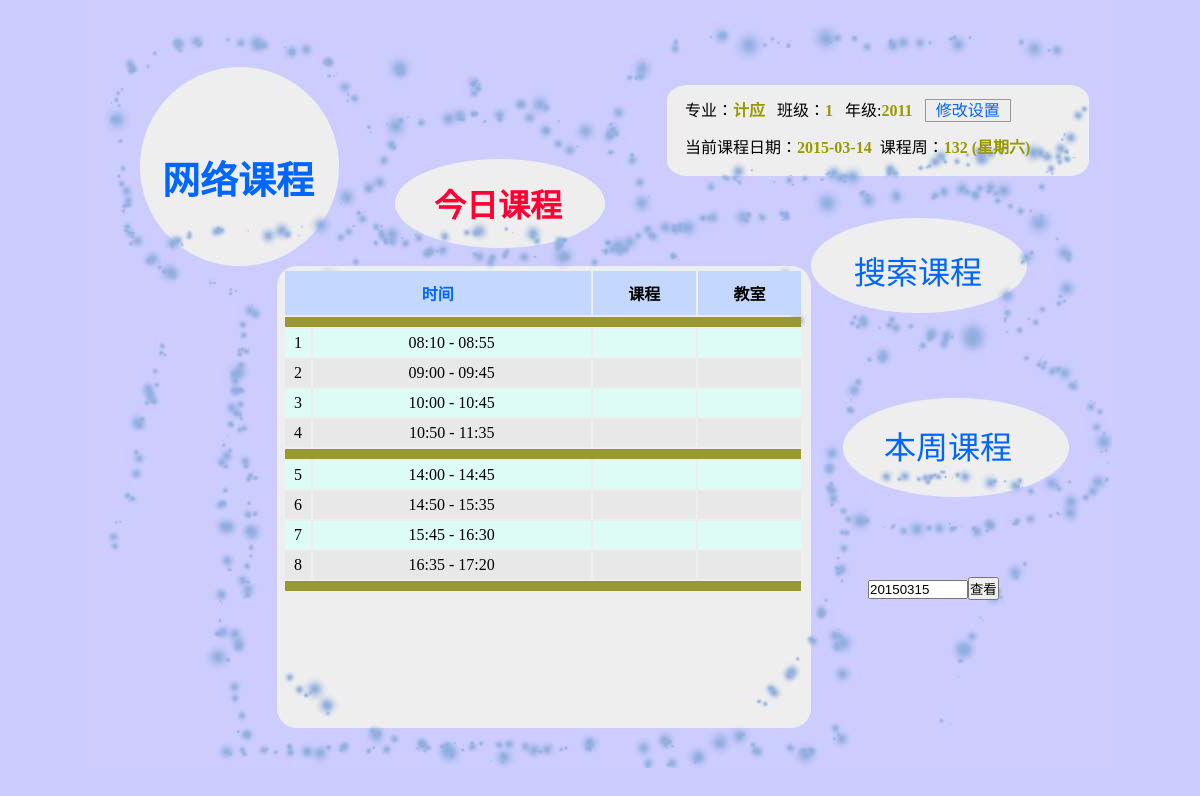
Screenshot of /today.php with the database file from the repository.
### tables this page shows
CREATE TABLE IF NOT EXISTS `c_group` (
  `id` int(11) NOT NULL AUTO_INCREMENT,
  `major` varchar(256) NOT NULL,
  `class` int(2) NOT NULL,
  `grade` int(4) NOT NULL,
  PRIMARY KEY (`id`)
);

CREATE TABLE IF NOT EXISTS `c_time` (
  `id` int(11) NOT NULL,
  `begin` time NOT NULL,
  `end` time NOT NULL,
  `other` varchar(20) NOT NULL,
  PRIMARY KEY (`id`)
);

### class/system.php (called while the page is built, shortened)
<?php
class System{
	public $config;
	public $info;
	private $db;
	function __construct(){
		global $config,$db;
		$this->config = &$config;
		$this->db = &$db;
		$this->get_group();
		$this->get_setting();
		$this->get_time();
	}
	public function get_time(){
		$time = $this->db->select("time");
	}
	private function get_group(){
		$group['id'] = $this->get_cookie('group');
		if(!$group['id'] || !is_numeric($group['id']) || $group['id']<1)$group['id'] = 1;
		$s = $this->db->select("group","*","`id`=".$group['id']);
		$group = $s[0];
		$this->group = $group;
	}
	private function count_week(){
		$now_time = (isset($_GET['date']) && is_numeric($_GET['date']) && checkdate(substr($_GET['date'],4,2),substr($_GET['date'],6,2),substr($_GET['date'],0,4)))?$_GET['date']:date('Ymd');
		$now = mktime(0,0,0,substr($now_time,4,2),substr($now_time,6,2),substr($now_time,0,4));
		$date = $this->info['first_week'];
		$begin = mktime(0,0,0,(int)substr($date,5,2),(int)substr($date,8,2),(int)substr($date,0,4));
		$x = ($now-$begin)/(24*60*60*7);
	}
	private function get_setting(){
		$s = $this->db->select("setting");
		$this->info = array();
		foreach($s as $v){
			$this->info[$v['name']] = $v['value'];
		}
	}
	public function get_cookie($name){
		if(!isset($_COOKIE[$this->config['cookie_prefix'].$name]))return false;
		else return $_COOKIE[$this->config['cookie_prefix'].$name];
	}
}
?>

### class/mysql.php (called while the page is built, shortened)
<?php
class Mysql
{
	private $config;
	private function set_config()
	{
		global $config;
		$this->config = array();
		$this->config = $config['db'];
	}
	public function query($sql)
	{
		return mysql_query($sql);
	}
	public function select($table,$list='*',$where = '1'){
		$sql = "SELECT ".$list." FROM `".$this->config['dbprefix'].$table."` WHERE ".$where;
		return $this->sql_to_arr($sql);
	}
	private	function sql_to_arr($sql){
		$return=array();
		$result = $this->query($sql);
		$i=0;
		while($row = mysql_fetch_array($result)){
			foreach($row as $name => $value)unset($row[$j++]);
			$return[$i]=$row;
			$i++;
		}
		return $return;
	}
}
?>

### config.php (called while the page is built, shortened)
<?php
$config['site_name'] = "课程表";
$config['char_set'] = 'utf8';
$config['cookie_prefix'] = "cu_";
$config['debug'] = true;
$config['db']['hostname'] = 'localhost';
$config['db']['username'] = 'root';
$config['db']['password'] = '123456';
$config['db']['database'] = 'curriculum';
$config['db']['dbprefix'] = 'c_';
$config['db']['db_debug'] = true;
$config['db']['char_set'] = $config['char_set'];
?>

### init.php (called while the page is built, shortened)
<?php
include_once 'config.php';
include_once CLASS_PATH.'mysql.php';
include_once CLASS_PATH.'system.php';
include_once 'template.php';
$system = new System();
?>

### template.php (called while the page is built, shortened)
<?php
function get_header($title='',$css = ''){
	include TEMPLATE_PATH.'header.php';
}
function get_footer(){
	include TEMPLATE_PATH.'footer.php';
}
function number_to_week($number,$invert=false,$begin='',$end=''){
	$a = array( 1 => '一',
				2 => '二',
				3 => '三',
				4 => '四',
				5 => '五',
				6 => '六',
				7 => '日'
				);
	if(!$invert)$a=array_flip($a);
	foreach($a as $i => $v){
		$number=str_replace($v,$i,$number);
	}
	return $begin.$number.$end;
}
?>

### today.php (the view, shortened to what this page needs)
<?php
include_once('init.php');
$c = new curriculum();
$c->today();
?>
<div id="title">
<h1><a href="./">网络课程</a></h1>
</div>
<div id="info">
		<p>
			专业：<span><?php echo $system->group['major']?></span>&nbsp;&nbsp;
			班级：<span><?php echo $system->group['class']?></span>&nbsp;&nbsp;
			年级:<span><?php echo $system->group['grade']?></span>&nbsp;&nbsp;
			<a href="setting.php">修改设置</a>
		</p>
		<p>
			当前课程日期：<span><?php echo substr($system->info['now_date'],0,4),"-",substr($system->info['now_date'],4,2),"-",substr($system->info['now_date'],6,2),"&nbsp";?></span>
			课程周：<span><?php echo $system->info['now_week']?>&nbsp(<?php echo number_to_week($system->info['week2'],false,"星期");?>)</span>
		</p>
</div>
<div id="today">
<a href="today.php">今日课程</a>
</div>
<div id="search">
<a href="search.php">搜索课程</a>
</div>
<div id="week">
<a href="week.php">本周课程</a>
</div>
<div id="table">
<table width="520" border="0" align="center" cellpadding="0">
<tbody align="center">
<tr class="tr_0"><th colspan="2"><a href="time.php">时间</a></th><th>课程</th><th>教室</th></tr>
<tr><td colspan="5"></td>
<?php for($i=1;$i<=$system->info['one_day_number'];$i++){?>
<tr class="tr_<?php echo $i%2+1;?>" title="<?php if(isset($c->today[$i]))echo "老师： ",$c->today[$i]['teacher'],!empty($c->today[$i]['other'])?"\n备注：".$c->today[$i]['other']:"";else echo "无课程";?>">
	<td><?php echo $i?></td>
	<td><?php echo substr($system->time[$i]['begin'],0,5)," - ",substr($system->time[$i]['end'],0,5) ?></td>
	<td><?php if(isset($c->today[$i]))echo "<a href=\"search.php?name=".$c->today[$i]['name']."\">",$c->today[$i]['name'],"</a>";?></td>
	<td><?php if(isset($c->today[$i]))echo $c->today[$i]['classroom']?></td>
</tr>
<?php
if($i%4==0){
	echo "<tr><td colspan=\"5\"></td>\n";
}
}
?>
</tbody>
</table>
</div>
<form action="today.php" method="get" id="form">
<input name="date" value="<?php echo date("Ymd",$system->info['now']+24*60*60)?>"><button type="submit">查看</button>
</form>

### css/today.css (style rules this page uses)
* { margin:0px; padding:0px; }
body { background-color: #ccccff; }
a { color: #06F; text-decoration: none; }
#title { width:160px; height:40px; position:relative; text-align:center; top:150px; left:70px; }
#title h1 { font-size:38px; color:#96C; }
#info { width:395px; height:70px; position:relative; top:50px; left:590px; }
#info p { height:25px; padding:5px; margin:2px; }
#info a { padding:2px 10px 2px 10px; border:#999 thin solid; }
#info span { color:#990; font-size:16px; font-weight: bold; }
#today { font-size:32px; height:45px; width:160px; text-align:center; position:relative; top:68px; left:330px; }
#today a { color:#F03; font-weight:bold; }
#search { font-size:32px; height:45px; width:160px; text-align:center; position:relative; top:90px; left:750px; }
#week { font-size:32px; height:45px; width:160px; text-align:center; position:relative; top:220px; left:780px; }
#table { width:520px; height:450px; position:relative; top:22px; left:195px; text-align:center; font-size:18px; }
#table td { padding:5px 0px 5px 0px; margin:0px; }
#table th { padding:10px 0px 10px 0px; }
#table tr { background-color:#993; }
#table .tr_0 { background-color:#C4D7FF; }
#table .tr_1 { background-color:#E8E8E8; }
#table .tr_2 { background-color:#DCFCF5; }
#form { width:200px; position:relative; left:780px; top: -120px; }
#form input { width:100px; }

### rows the page displays
c_group: major "计应", class "1", grade "2011"
c_time: begin "08:10", end "08:55"
c_time: begin "09:00", end "09:45"
c_time: begin "10:00", end "10:45"
c_time: begin "10:50", end "11:35"
c_time: begin "14:00", end "14:45"
c_time: begin "14:50", end "15:35"
c_time: begin "15:45", end "16:30"
c_time: begin "16:35", end "17:20"

### other values shown
substr($system->info['now_date'],0,4) "2015"
substr($system->info['now_date'],4,2) "03"
substr($system->info['now_date'],6,2) "14"
$system->info['now_week'] "132"
number_to_week($system->info['week2'],false,"星期") "星期六"
